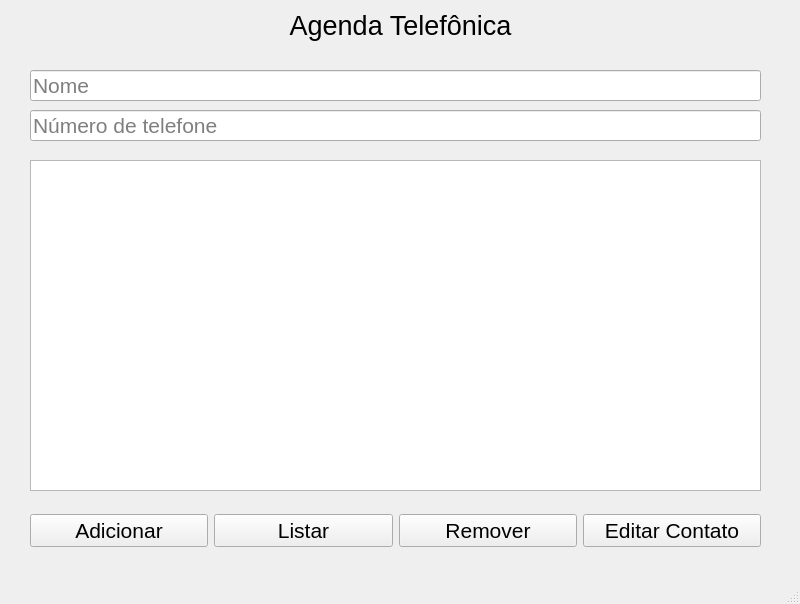
<?xml version="1.0" encoding="UTF-8"?>
<ui version="4.0">
 <class>MainWindow</class>
 <widget class="QMainWindow" name="MainWindow">
  <property name="geometry">
   <rect>
    <x>0</x>
    <y>0</y>
    <width>800</width>
    <height>604</height>
   </rect>
  </property>
  <property name="windowTitle">
   <string>MainWindow</string>
  </property>
  <widget class="QWidget" name="centralwidget">
   <widget class="QLabel" name="label">
    <property name="geometry">
     <rect>
      <x>0</x>
      <y>10</y>
      <width>801</width>
      <height>31</height>
     </rect>
    </property>
    <property name="font">
     <font>
      <pointsize>20</pointsize>
     </font>
    </property>
    <property name="text">
     <string>Agenda Telefônica</string>
    </property>
    <property name="alignment">
     <set>Qt::AlignCenter</set>
    </property>
   </widget>
   <widget class="QLineEdit" name="lineEdit_nome">
    <property name="geometry">
     <rect>
      <x>30</x>
      <y>70</y>
      <width>731</width>
      <height>31</height>
     </rect>
    </property>
    <property name="font">
     <font>
      <pointsize>16</pointsize>
     </font>
    </property>
    <property name="placeholderText">
     <string>Nome</string>
    </property>
   </widget>
   <widget class="QLineEdit" name="lineEdit_telefone">
    <property name="geometry">
     <rect>
      <x>30</x>
      <y>110</y>
      <width>731</width>
      <height>31</height>
     </rect>
    </property>
    <property name="font">
     <font>
      <pointsize>16</pointsize>
     </font>
    </property>
    <property name="placeholderText">
     <string>Número de telefone</string>
    </property>
   </widget>
   <widget class="QListWidget" name="listWidget">
    <property name="geometry">
     <rect>
      <x>30</x>
      <y>160</y>
      <width>731</width>
      <height>331</height>
     </rect>
    </property>
    <property name="font">
     <font>
      <pointsize>12</pointsize>
     </font>
    </property>
   </widget>
   <widget class="QWidget" name="horizontalLayoutWidget">
    <property name="geometry">
     <rect>
      <x>30</x>
      <y>510</y>
      <width>731</width>
      <height>41</height>
     </rect>
    </property>
    <layout class="QHBoxLayout" name="horizontalLayout">
     <item>
      <widget class="QPushButton" name="pushButton_add">
       <property name="font">
        <font>
         <pointsize>16</pointsize>
        </font>
       </property>
       <property name="text">
        <string>Adicionar</string>
       </property>
      </widget>
     </item>
     <item>
      <widget class="QPushButton" name="pushButton_listar">
       <property name="font">
        <font>
         <pointsize>16</pointsize>
        </font>
       </property>
       <property name="text">
        <string>Listar</string>
       </property>
      </widget>
     </item>
     <item>
      <widget class="QPushButton" name="pushButton_remover">
       <property name="font">
        <font>
         <pointsize>16</pointsize>
        </font>
       </property>
       <property name="text">
        <string>Remover</string>
       </property>
      </widget>
     </item>
     <item>
      <widget class="QPushButton" name="pushButton_edit">
       <property name="font">
        <font>
         <pointsize>16</pointsize>
        </font>
       </property>
       <property name="text">
        <string>Editar Contato</string>
       </property>
      </widget>
     </item>
    </layout>
   </widget>
  </widget>
  <widget class="QMenuBar" name="menubar">
   <property name="geometry">
    <rect>
     <x>0</x>
     <y>0</y>
     <width>800</width>
     <height>21</height>
    </rect>
   </property>
  </widget>
  <widget class="QStatusBar" name="statusbar"/>
 </widget>
 <resources/>
 <connections/>
</ui>
